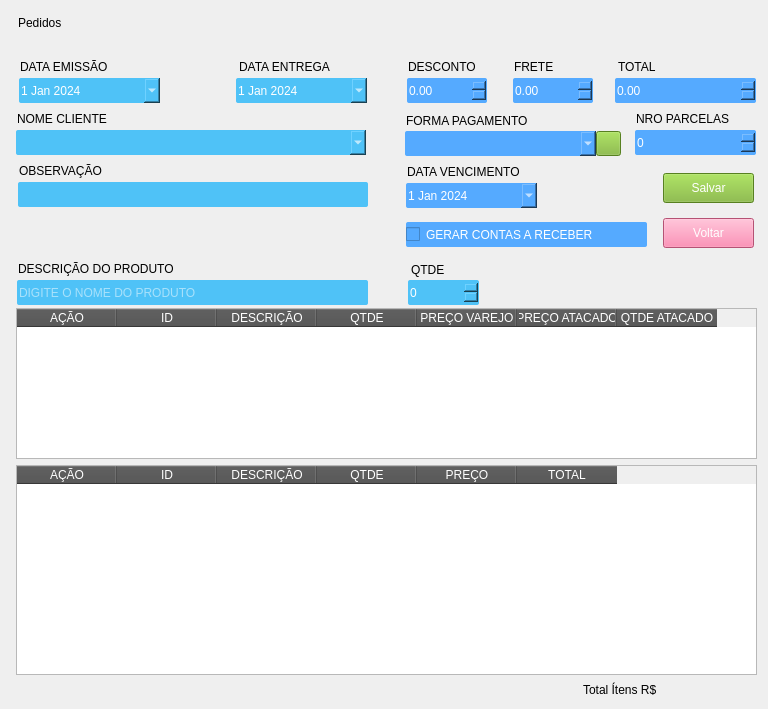
       <widget class="QWidget" name="formCadastroVenda">
        <widget class="QDoubleSpinBox" name="sb_venda_desconto">
         <property name="enabled">
          <bool>true</bool>
         </property>
         <property name="geometry">
          <rect>
           <x>407</x>
           <y>78</y>
           <width>80</width>
           <height>25</height>
          </rect>
         </property>
         <property name="styleSheet">
          <string notr="true">QDoubleSpinBox{
	color: rgb(255, 255, 255);
	background-color: rgb(85, 170, 255);
	font: 12pt &quot;Arial&quot;;
	border:none;
	border-radius: 2px;
}

QDoubleSpinBox:Focus {
	border: 1px solid red;
}</string>
         </property>
         <property name="maximum">
          <double>99998.990000000005239</double>
         </property>
        </widget>
        <widget class="QPushButton" name="btn_form_forma_pagto_venda">
         <property name="geometry">
          <rect>
           <x>596</x>
           <y>131</y>
           <width>25</width>
           <height>25</height>
          </rect>
         </property>
         <property name="styleSheet">
          <string notr="true">QPushButton {
	font: 10pt &quot;Arial&quot;;
	background-color: #7AB32E;
	color: #FFF;
 }
QPushButton:hover{
	background-color: rgb(0, 170, 0);
}</string>
         </property>
         <property name="text">
          <string/>
         </property>
         <property name="icon">
          <iconset>
           <normaloff>icons/iconAdd.png</normaloff>icons/iconAdd.png</iconset>
         </property>
         <property name="iconSize">
          <size>
           <width>20</width>
           <height>32</height>
          </size>
         </property>
         <property name="checkable">
          <bool>false</bool>
         </property>
         <property name="default">
          <bool>false</bool>
         </property>
         <property name="flat">
          <bool>false</bool>
         </property>
        </widget>
        <widget class="QLabel" name="lbl_venda_data_vencimento">
         <property name="geometry">
          <rect>
           <x>407</x>
           <y>164</y>
           <width>131</width>
           <height>16</height>
          </rect>
         </property>
         <property name="styleSheet">
          <string notr="true">font: 700 10pt &quot;Arial&quot;;</string>
         </property>
         <property name="text">
          <string>DATA VENCIMENTO</string>
         </property>
        </widget>
        <widget class="QDateEdit" name="data_vencimento_venda">
         <property name="geometry">
          <rect>
           <x>406</x>
           <y>183</y>
           <width>131</width>
           <height>25</height>
          </rect>
         </property>
         <property name="styleSheet">
          <string notr="true">QDateEdit{
	color: rgb(255, 255, 255);
	background-color: rgb(85, 170, 255);
	font: 12pt &quot;Arial&quot;;
	border:none;
	border-radius: 2px;
}

QDateEdit:Focus {
	border: 1px solid red;
}</string>
         </property>
         <property name="calendarPopup">
          <bool>true</bool>
         </property>
         <property name="date">
          <date>
           <year>2024</year>
           <month>1</month>
           <day>1</day>
          </date>
         </property>
        </widget>
        <widget class="QSpinBox" name="sb_venda_qtde">
         <property name="geometry">
          <rect>
           <x>408</x>
           <y>280</y>
           <width>71</width>
           <height>25</height>
          </rect>
         </property>
         <property name="styleSheet">
          <string notr="true">QSpinBox{
	background-color: #4fc2f7;
	font: 12pt &quot;Arial&quot;;
	color: rgb(255, 255, 255);
	border:none;
	border-radius: 2px;
}

QSpinBox:Focus {
	border: 1px solid red;
}</string>
         </property>
        </widget>
        <widget class="QTableWidget" name="dt_Produto_Venda">
         <property name="geometry">
          <rect>
           <x>16</x>
           <y>308</y>
           <width>741</width>
           <height>151</height>
          </rect>
         </property>
         <property name="styleSheet">
          <string notr="true">::section { background-color:#4f4f4f; color:#ffffff; }</string>
         </property>
         <property name="sortingEnabled">
          <bool>true</bool>
         </property>
         <attribute name="verticalHeaderShowSortIndicator" stdset="0">
          <bool>false</bool>
         </attribute>
         <column>
          <property name="text">
           <string>AÇÃO</string>
          </property>
         </column>
         <column>
          <property name="text">
           <string>ID</string>
          </property>
         </column>
         <column>
          <property name="text">
           <string>DESCRIÇÃO</string>
          </property>
         </column>
         <column>
          <property name="text">
           <string>QTDE</string>
          </property>
         </column>
         <column>
          <property name="text">
           <string>PREÇO VAREJO</string>
          </property>
         </column>
         <column>
          <property name="text">
           <string>PREÇO ATACADO</string>
          </property>
         </column>
         <column>
          <property name="text">
           <string>QTDE ATACADO</string>
          </property>
         </column>
        </widget>
        <widget class="QSpinBox" name="sb_nro_parcelas_venda">
         <property name="geometry">
          <rect>
           <x>635</x>
           <y>130</y>
           <width>121</width>
           <height>25</height>
          </rect>
         </property>
         <property name="styleSheet">
          <string notr="true">QSpinBox{
	color: rgb(255, 255, 255);
	background-color: rgb(85, 170, 255);
	font: 12pt &quot;Arial&quot;;
	border:none;
	border-radius: 2px;
}

QSpinBox:Focus {
	border: 1px solid red;
}</string>
         </property>
        </widget>
        <widget class="QPushButton" name="btn_save_venda">
         <property name="geometry">
          <rect>
           <x>663</x>
           <y>173</y>
           <width>91</width>
           <height>30</height>
          </rect>
         </property>
         <property name="styleSheet">
          <string notr="true">QPushButton {
	font: 10pt &quot;Arial&quot;;
	background-color: #7AB32E;
	color: #FFF;
 }
QPushButton:hover{
	background-color: rgb(0, 170, 0);
}</string>
         </property>
         <property name="text">
          <string>Salvar</string>
         </property>
         <property name="icon">
          <iconset>
           <normaloff>icons/iconSave.png</normaloff>icons/iconSave.png</iconset>
         </property>
         <property name="iconSize">
          <size>
           <width>20</width>
           <height>32</height>
          </size>
         </property>
         <property name="checkable">
          <bool>false</bool>
         </property>
         <property name="default">
          <bool>false</bool>
         </property>
         <property name="flat">
          <bool>false</bool>
         </property>
        </widget>
        <widget class="QPushButton" name="btn_goback_venda">
         <property name="geometry">
          <rect>
           <x>663</x>
           <y>218</y>
           <width>91</width>
           <height>30</height>
          </rect>
         </property>
         <property name="styleSheet">
          <string notr="true">QPushButton {
	font: 10pt &quot;Arial&quot;;
	background-color: rgb(253, 115, 163);
	color: #FFF;
 }
QPushButton:hover{
	background-color: rgb(255, 0, 0);
}</string>
         </property>
         <property name="text">
          <string>Voltar</string>
         </property>
         <property name="icon">
          <iconset>
           <normaloff>icons/iconGoBack.png</normaloff>icons/iconGoBack.png</iconset>
         </property>
         <property name="iconSize">
          <size>
           <width>20</width>
           <height>32</height>
          </size>
         </property>
        </widget>
        <widget class="QLineEdit" name="venda_observacao">
         <property name="geometry">
          <rect>
           <x>18</x>
           <y>182</y>
           <width>350</width>
           <height>25</height>
          </rect>
         </property>
         <property name="styleSheet">
          <string notr="true">QLineEdit{
	background-color: #4fc2f7;
	font: 12pt &quot;Arial&quot;;
	color: rgb(255, 255, 255);
	border:none;
	border-radius: 2px;
}

QLineEdit:Focus {
	border: 1px solid red;
}</string>
         </property>
        </widget>
        <widget class="QTableWidget" name="dt_Venda_Item">
         <property name="geometry">
          <rect>
           <x>16</x>
           <y>465</y>
           <width>741</width>
           <height>210</height>
          </rect>
         </property>
         <property name="styleSheet">
          <string notr="true">::section { background-color:#4f4f4f; color:#ffffff; }
</string>
         </property>
         <column>
          <property name="text">
           <string>AÇÃO</string>
          </property>
         </column>
         <column>
          <property name="text">
           <string>ID</string>
          </property>
         </column>
         <column>
          <property name="text">
           <string>DESCRIÇÃO</string>
          </property>
         </column>
         <column>
          <property name="text">
           <string>QTDE</string>
          </property>
         </column>
         <column>
          <property name="text">
           <string>PREÇO</string>
          </property>
         </column>
         <column>
          <property name="text">
           <string>TOTAL</string>
          </property>
         </column>
        </widget>
        <widget class="QDateEdit" name="data_entrega_venda">
         <property name="geometry">
          <rect>
           <x>236</x>
           <y>78</y>
           <width>131</width>
           <height>25</height>
          </rect>
         </property>
         <property name="styleSheet">
          <string notr="true">QDateEdit{
	background-color: #4fc2f7;
	font: 12pt &quot;Arial&quot;;
	color: rgb(255, 255, 255);
	border:none;
	border-radius: 2px;
}

QDateEdit:Focus {
	border: 1px solid red;
}</string>
         </property>
         <property name="calendarPopup">
          <bool>true</bool>
         </property>
         <property name="date">
          <date>
           <year>2024</year>
           <month>1</month>
           <day>1</day>
          </date>
         </property>
        </widget>
        <widget class="QComboBox" name="cb_venda_forma_pagto">
         <property name="geometry">
          <rect>
           <x>405</x>
           <y>131</y>
           <width>191</width>
           <height>25</height>
          </rect>
         </property>
         <property name="styleSheet">
          <string notr="true">QComboBox{
	color: rgb(255, 255, 255);
	background-color: rgb(85, 170, 255);
	font: 12pt &quot;Arial&quot;;
	border:none;
	border-radius: 2px;
}

QComboBox:Focus {
	border: 1px solid red;
}</string>
         </property>
         <property name="editable">
          <bool>true</bool>
         </property>
        </widget>
        <widget class="QLabel" name="lbl_venda_nome_cliente">
         <property name="geometry">
          <rect>
           <x>17</x>
           <y>111</y>
           <width>141</width>
           <height>16</height>
          </rect>
         </property>
         <property name="styleSheet">
          <string notr="true">font: 700 10pt &quot;Arial&quot;;</string>
         </property>
         <property name="text">
          <string>NOME CLIENTE</string>
         </property>
        </widget>
        <widget class="QDoubleSpinBox" name="sb_venda_frete">
         <property name="enabled">
          <bool>true</bool>
         </property>
         <property name="geometry">
          <rect>
           <x>513</x>
           <y>78</y>
           <width>80</width>
           <height>25</height>
          </rect>
         </property>
         <property name="styleSheet">
          <string notr="true">QDoubleSpinBox{
	color: rgb(255, 255, 255);
	background-color: rgb(85, 170, 255);
	font: 12pt &quot;Arial&quot;;
	border:none;
	border-radius: 2px;
}

QDoubleSpinBox:Focus {
	border: 1px solid red;
}</string>
         </property>
         <property name="maximum">
          <double>99999.990000000005239</double>
         </property>
        </widget>
        <widget class="QLabel" name="lbl_venda_observacao">
         <property name="geometry">
          <rect>
           <x>19</x>
           <y>163</y>
           <width>91</width>
           <height>16</height>
          </rect>
         </property>
         <property name="styleSheet">
          <string notr="true">font: 700 10pt &quot;Arial&quot;;</string>
         </property>
         <property name="text">
          <string>OBSERVAÇÃO</string>
         </property>
        </widget>
        <widget class="QCheckBox" name="chk_gerar_conta_receber">
         <property name="geometry">
          <rect>
           <x>406</x>
           <y>222</y>
           <width>241</width>
           <height>25</height>
          </rect>
         </property>
         <property name="styleSheet">
          <string notr="true">QCheckBox{
	color: rgb(255, 255, 255);
	background-color: rgb(85, 170, 255);
	font: 12pt &quot;Arial&quot;;
	border:none;
	border-radius: 2px;
}

QCheckBox:Focus {
	border: 1px solid red;
}</string>
         </property>
         <property name="text">
          <string>GERAR CONTAS A RECEBER</string>
         </property>
        </widget>
        <widget class="QLabel" name="lbl_total_itens_venda">
         <property name="geometry">
          <rect>
           <x>583</x>
           <y>679</y>
           <width>171</width>
           <height>21</height>
          </rect>
         </property>
         <property name="styleSheet">
          <string notr="true">font: 700 12pt &quot;Arial&quot;;</string>
         </property>
         <property name="text">
          <string>Total Ítens R$</string>
         </property>
        </widget>
        <widget class="QLabel" name="lbl_venda_descricao_produto">
         <property name="geometry">
          <rect>
           <x>18</x>
           <y>261</y>
           <width>171</width>
           <height>16</height>
          </rect>
         </property>
         <property name="styleSheet">
          <string notr="true">font: 700 10pt &quot;Arial&quot;;</string>
         </property>
         <property name="text">
          <string>DESCRIÇÃO DO PRODUTO</string>
         </property>
        </widget>
        <widget class="QLabel" name="lbl_venda_forma_pagto">
         <property name="geometry">
          <rect>
           <x>406</x>
           <y>113</y>
           <width>141</width>
           <height>16</height>
          </rect>
         </property>
         <property name="styleSheet">
          <string notr="true">font: 700 10pt &quot;Arial&quot;;</string>
         </property>
         <property name="text">
          <string>FORMA PAGAMENTO</string>
         </property>
        </widget>
        <widget class="QLabel" name="lbl_venda_total">
         <property name="geometry">
          <rect>
           <x>618</x>
           <y>59</y>
           <width>49</width>
           <height>16</height>
          </rect>
         </property>
         <property name="styleSheet">
          <string notr="true">font: 700 10pt &quot;Arial&quot;;</string>
         </property>
         <property name="text">
          <string>TOTAL</string>
         </property>
        </widget>
        <widget class="QLabel" name="lbl_venda_nro_parcelas">
         <property name="geometry">
          <rect>
           <x>636</x>
           <y>111</y>
           <width>101</width>
           <height>16</height>
          </rect>
         </property>
         <property name="styleSheet">
          <string notr="true">font: 700 10pt &quot;Arial&quot;;</string>
         </property>
         <property name="text">
          <string>NRO PARCELAS</string>
         </property>
        </widget>
        <widget class="QLabel" name="lbl_venda_data_emissao">
         <property name="geometry">
          <rect>
           <x>20</x>
           <y>59</y>
           <width>101</width>
           <height>16</height>
          </rect>
         </property>
         <property name="styleSheet">
          <string notr="true">font: 700 10pt &quot;Arial&quot;;</string>
         </property>
         <property name="text">
          <string>DATA EMISSÃO</string>
         </property>
        </widget>
        <widget class="QDoubleSpinBox" name="sb_total_venda">
         <property name="geometry">
          <rect>
           <x>615</x>
           <y>78</y>
           <width>141</width>
           <height>25</height>
          </rect>
         </property>
         <property name="styleSheet">
          <string notr="true">QDoubleSpinBox{
	color: rgb(255, 255, 255);
	background-color: rgb(85, 170, 255);
	font: 12pt &quot;Arial&quot;;
	border:none;
	border-radius: 2px;
}

QDoubleSpinBox:Focus {
	border: 1px solid red;
}</string>
         </property>
         <property name="maximum">
          <double>999999999.990000009536743</double>
         </property>
        </widget>
        <widget class="QLabel" name="lbl_venda_desconto">
         <property name="geometry">
          <rect>
           <x>408</x>
           <y>59</y>
           <width>81</width>
           <height>16</height>
          </rect>
         </property>
         <property name="styleSheet">
          <string notr="true">font: 700 10pt &quot;Arial&quot;;</string>
         </property>
         <property name="text">
          <string>DESCONTO</string>
         </property>
        </widget>
        <widget class="QComboBox" name="cb_venda_cliente">
         <property name="geometry">
          <rect>
           <x>16</x>
           <y>130</y>
           <width>350</width>
           <height>25</height>
          </rect>
         </property>
         <property name="styleSheet">
          <string notr="true">QComboBox{
	background-color: #4fc2f7;
	font: 12pt &quot;Arial&quot;;
	color: rgb(255, 255, 255);
	border:none;
	border-radius: 2px;
}

QComboBox:Focus {
	border: 1px solid red;
}</string>
         </property>
         <property name="editable">
          <bool>true</bool>
         </property>
        </widget>
        <widget class="QLabel" name="lbl_venda_frete">
         <property name="geometry">
          <rect>
           <x>514</x>
           <y>59</y>
           <width>49</width>
           <height>16</height>
          </rect>
         </property>
         <property name="styleSheet">
          <string notr="true">font: 700 10pt &quot;Arial&quot;;</string>
         </property>
         <property name="text">
          <string>FRETE</string>
         </property>
        </widget>
        <widget class="QLineEdit" name="search_produto_descricao_venda">
         <property name="geometry">
          <rect>
           <x>17</x>
           <y>280</y>
           <width>351</width>
           <height>25</height>
          </rect>
         </property>
         <property name="styleSheet">
          <string notr="true">QLineEdit{
	background-color: #4fc2f7;
	font: 12pt &quot;Arial&quot;;
	color: rgb(255, 255, 255);
	border:none;
	border-radius: 2px;
}

QLineEdit:Focus {
	border: 1px solid red;
}</string>
         </property>
         <property name="placeholderText">
          <string>DIGITE O NOME DO PRODUTO</string>
         </property>
        </widget>
        <widget class="QLabel" name="lbl_venda_qtde">
         <property name="geometry">
          <rect>
           <x>411</x>
           <y>262</y>
           <width>61</width>
           <height>16</height>
          </rect>
         </property>
         <property name="styleSheet">
          <string notr="true">font: 700 10pt &quot;Arial&quot;;</string>
         </property>
         <property name="text">
          <string>QTDE</string>
         </property>
        </widget>
        <widget class="QDateEdit" name="data_emissao_venda">
         <property name="geometry">
          <rect>
           <x>19</x>
           <y>78</y>
           <width>141</width>
           <height>25</height>
          </rect>
         </property>
         <property name="styleSheet">
          <string notr="true">QDateEdit{
	background-color: #4fc2f7;
	font: 12pt &quot;Arial&quot;;
	color: rgb(255, 255, 255);
	border:none;
	border-radius: 2px;
}

QDateEdit:Focus {
	border: 1px solid red;
}</string>
         </property>
         <property name="calendarPopup">
          <bool>true</bool>
         </property>
         <property name="date">
          <date>
           <year>2024</year>
           <month>1</month>
           <day>1</day>
          </date>
         </property>
        </widget>
        <widget class="QLabel" name="lbl_venda_data_entrega">
         <property name="geometry">
          <rect>
           <x>239</x>
           <y>59</y>
           <width>101</width>
           <height>16</height>
          </rect>
         </property>
         <property name="styleSheet">
          <string notr="true">font: 700 10pt &quot;Arial&quot;;</string>
         </property>
         <property name="text">
          <string>DATA ENTREGA</string>
         </property>
        </widget>
        <widget class="QLabel" name="lbl_title_cadastro_venda">
         <property name="geometry">
          <rect>
           <x>18</x>
           <y>7</y>
           <width>741</width>
           <height>31</height>
          </rect>
         </property>
         <property name="styleSheet">
          <string notr="true">font: 700 20pt &quot;Arial&quot;;
border-bottom: 2px solid;</string>
         </property>
         <property name="text">
          <string>Pedidos</string>
         </property>
        </widget>
       </widget>
